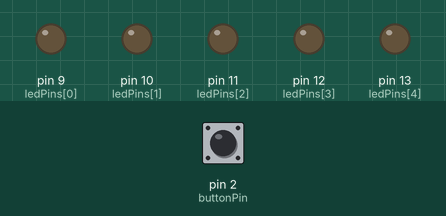
Simulated run of this sketch. Board: Arduino Uno, built with avr-gcc and run on an emulated ATmega328P. Parts: output pins drawn as LEDs (lit = HIGH). The test bench sets the inputs (shaded band); at power-on: pin 2 (buttonPin) LOW.

Above: at 1.2 s.
1.3 s: pin 2 (buttonPin) pulled HIGH for 0.15 s
At 1.8 s:
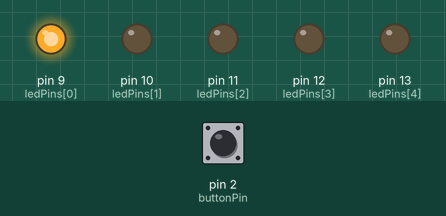
At 6.0 s:
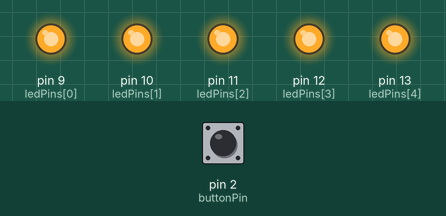
6.8 s: pin 2 (buttonPin) pulled HIGH for 3.2 s
At 18.6 s:
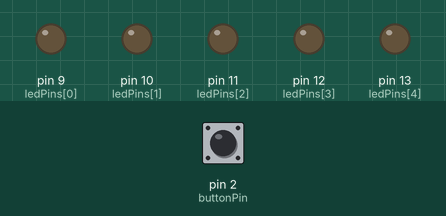
Timing chart, 0 to 19.0 s (numbered marks = the images above; inputs shaded):
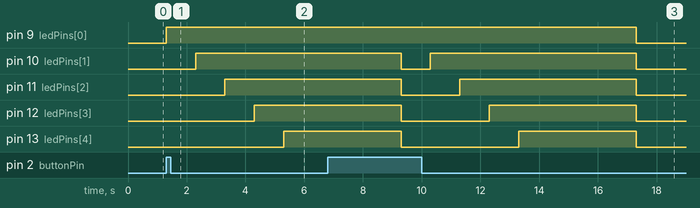

The sketch:

problema_1.ino
```cpp
const int buttonPin = 2;
const int ledPins[5] = {9, 10, 11, 12, 13};
int buttonState = 0;

void setup() {
  pinMode(buttonPin, INPUT);
  for (int i = 0; i < 5; i++) {
    pinMode(ledPins[i], OUTPUT);
  }
}

void loop() {
  buttonState = digitalRead(buttonPin);

  if (buttonState == HIGH) {
    for (int i = 0; i < 5; i++) {
      digitalWrite(ledPins[i], HIGH);
      delay(1000);
    }

    delay(3000);
    for (int i = 0; i < 5; i++) {
      digitalWrite(ledPins[i], LOW);
    }
  }
}
```

Measured:
- after the input at 1.3 s, pin 9 (ledPins[0]): LOW → HIGH at once; pin 10 (ledPins[1]): LOW → HIGH after 1.0 s; pin 11 (ledPins[2]): LOW → HIGH after 2.0 s; pin 12 (ledPins[3]): LOW → HIGH after 3.0 s; pin 13 (ledPins[4]): LOW → HIGH after 4.0 s
- after the input at 6.8 s, pin 9 (ledPins[0]): HIGH → LOW after 10.5 s instead of 2.5 s
